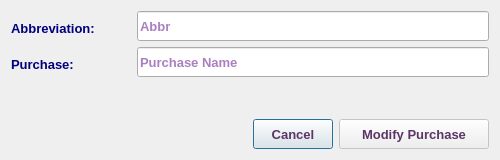
<?xml version="1.0" encoding="UTF-8"?>
<ui version="4.0">
 <class>EditPurchaseDialog</class>
 <widget class="QDialog" name="EditPurchaseDialog">
  <property name="geometry">
   <rect>
    <x>0</x>
    <y>0</y>
    <width>500</width>
    <height>160</height>
   </rect>
  </property>
  <property name="sizePolicy">
   <sizepolicy hsizetype="Fixed" vsizetype="Fixed">
    <horstretch>0</horstretch>
    <verstretch>0</verstretch>
   </sizepolicy>
  </property>
  <property name="minimumSize">
   <size>
    <width>500</width>
    <height>160</height>
   </size>
  </property>
  <property name="maximumSize">
   <size>
    <width>501</width>
    <height>161</height>
   </size>
  </property>
  <property name="font">
   <font>
    <family>Tahoma</family>
    <pointsize>10</pointsize>
   </font>
  </property>
  <property name="windowTitle">
   <string>Edit Purchase</string>
  </property>
  <property name="windowIcon">
   <iconset resource="../../../../image.qrc">
    <normaloff>:/Image/edit.png</normaloff>:/Image/edit.png</iconset>
  </property>
  <layout class="QVBoxLayout" name="verticalLayout">
   <item>
    <layout class="QHBoxLayout" name="horizontalLayout_3">
     <item>
      <widget class="QLabel" name="label">
       <property name="minimumSize">
        <size>
         <width>120</width>
         <height>30</height>
        </size>
       </property>
       <property name="maximumSize">
        <size>
         <width>120</width>
         <height>25</height>
        </size>
       </property>
       <property name="font">
        <font>
         <family>Tahoma</family>
         <pointsize>10</pointsize>
         <weight>75</weight>
         <bold>true</bold>
        </font>
       </property>
       <property name="styleSheet">
        <string notr="true">color: rgb(0, 0, 127);</string>
       </property>
       <property name="text">
        <string>Abbreviation:</string>
       </property>
      </widget>
     </item>
     <item>
      <widget class="QLineEdit" name="abbrLE">
       <property name="minimumSize">
        <size>
         <width>50</width>
         <height>30</height>
        </size>
       </property>
       <property name="maximumSize">
        <size>
         <width>8000</width>
         <height>30</height>
        </size>
       </property>
       <property name="font">
        <font>
         <family>Tahoma</family>
         <pointsize>10</pointsize>
         <weight>75</weight>
         <bold>true</bold>
        </font>
       </property>
       <property name="styleSheet">
        <string notr="true">color: rgb(85, 0, 127);</string>
       </property>
       <property name="placeholderText">
        <string>Abbr</string>
       </property>
      </widget>
     </item>
    </layout>
   </item>
   <item>
    <layout class="QHBoxLayout" name="horizontalLayout_2">
     <item>
      <widget class="QLabel" name="label_2">
       <property name="minimumSize">
        <size>
         <width>120</width>
         <height>30</height>
        </size>
       </property>
       <property name="maximumSize">
        <size>
         <width>120</width>
         <height>25</height>
        </size>
       </property>
       <property name="font">
        <font>
         <family>Tahoma</family>
         <pointsize>10</pointsize>
         <weight>75</weight>
         <bold>true</bold>
        </font>
       </property>
       <property name="styleSheet">
        <string notr="true">color: rgb(0, 0, 127);</string>
       </property>
       <property name="text">
        <string>Purchase:</string>
       </property>
      </widget>
     </item>
     <item>
      <widget class="QLineEdit" name="purLE">
       <property name="minimumSize">
        <size>
         <width>50</width>
         <height>30</height>
        </size>
       </property>
       <property name="maximumSize">
        <size>
         <width>8000</width>
         <height>30</height>
        </size>
       </property>
       <property name="font">
        <font>
         <family>Tahoma</family>
         <pointsize>10</pointsize>
         <weight>75</weight>
         <bold>true</bold>
        </font>
       </property>
       <property name="styleSheet">
        <string notr="true">color: rgb(85, 0, 127);</string>
       </property>
       <property name="placeholderText">
        <string>Purchase Name</string>
       </property>
      </widget>
     </item>
    </layout>
   </item>
   <item>
    <spacer name="verticalSpacer">
     <property name="font">
      <font>
       <family>Tahoma</family>
       <pointsize>10</pointsize>
      </font>
     </property>
     <property name="orientation">
      <enum>Qt::Vertical</enum>
     </property>
     <property name="sizeHint" stdset="0">
      <size>
       <width>20</width>
       <height>61</height>
      </size>
     </property>
    </spacer>
   </item>
   <item>
    <layout class="QHBoxLayout" name="horizontalLayout">
     <item>
      <spacer name="horizontalSpacer">
       <property name="font">
        <font>
         <family>Tahoma</family>
         <pointsize>10</pointsize>
        </font>
       </property>
       <property name="orientation">
        <enum>Qt::Horizontal</enum>
       </property>
       <property name="sizeHint" stdset="0">
        <size>
         <width>40</width>
         <height>20</height>
        </size>
       </property>
      </spacer>
     </item>
     <item>
      <widget class="QPushButton" name="CancelBtn">
       <property name="sizePolicy">
        <sizepolicy hsizetype="Preferred" vsizetype="Preferred">
         <horstretch>0</horstretch>
         <verstretch>0</verstretch>
        </sizepolicy>
       </property>
       <property name="minimumSize">
        <size>
         <width>50</width>
         <height>30</height>
        </size>
       </property>
       <property name="maximumSize">
        <size>
         <width>16777215</width>
         <height>30</height>
        </size>
       </property>
       <property name="font">
        <font>
         <family>Tahoma</family>
         <pointsize>10</pointsize>
         <weight>75</weight>
         <bold>true</bold>
        </font>
       </property>
       <property name="styleSheet">
        <string notr="true">color: rgb(92, 53, 102);</string>
       </property>
       <property name="text">
        <string>Cancel</string>
       </property>
      </widget>
     </item>
     <item>
      <widget class="QPushButton" name="okBtn">
       <property name="enabled">
        <bool>false</bool>
       </property>
       <property name="sizePolicy">
        <sizepolicy hsizetype="Preferred" vsizetype="Preferred">
         <horstretch>0</horstretch>
         <verstretch>0</verstretch>
        </sizepolicy>
       </property>
       <property name="minimumSize">
        <size>
         <width>150</width>
         <height>30</height>
        </size>
       </property>
       <property name="maximumSize">
        <size>
         <width>16777215</width>
         <height>30</height>
        </size>
       </property>
       <property name="font">
        <font>
         <family>Tahoma</family>
         <pointsize>10</pointsize>
         <weight>75</weight>
         <bold>true</bold>
        </font>
       </property>
       <property name="styleSheet">
        <string notr="true">color: rgb(92, 53, 102);</string>
       </property>
       <property name="text">
        <string>Modify Purchase</string>
       </property>
       <property name="icon">
        <iconset resource="../../../../image.qrc">
         <normaloff>:/Image/edit.png</normaloff>:/Image/edit.png</iconset>
       </property>
       <property name="iconSize">
        <size>
         <width>20</width>
         <height>20</height>
        </size>
       </property>
      </widget>
     </item>
    </layout>
   </item>
  </layout>
 </widget>
 <tabstops>
  <tabstop>abbrLE</tabstop>
  <tabstop>purLE</tabstop>
  <tabstop>okBtn</tabstop>
  <tabstop>CancelBtn</tabstop>
 </tabstops>
 <resources>
  <include location="../../../../image.qrc"/>
 </resources>
 <connections/>
</ui>
